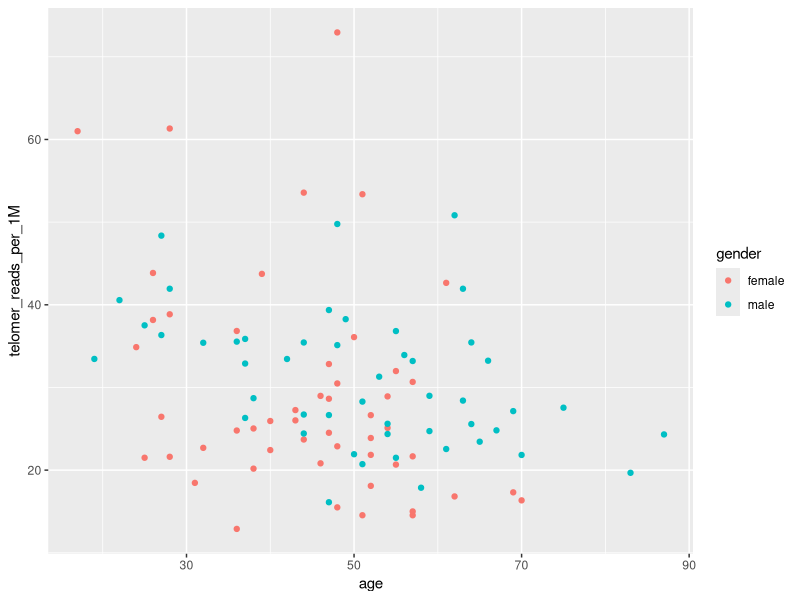
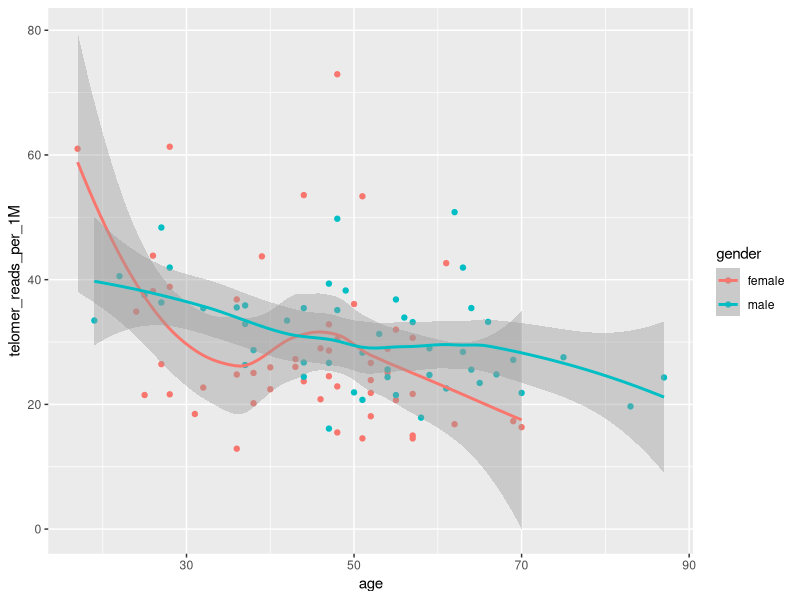
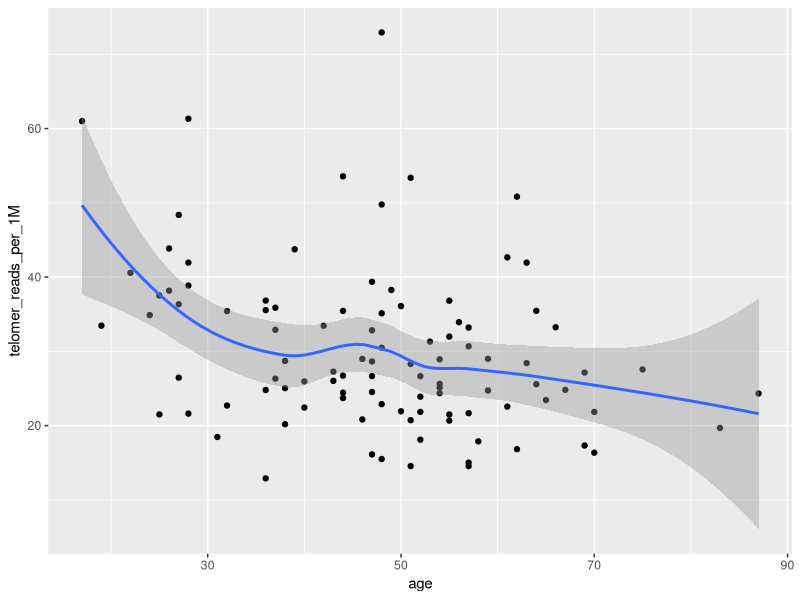
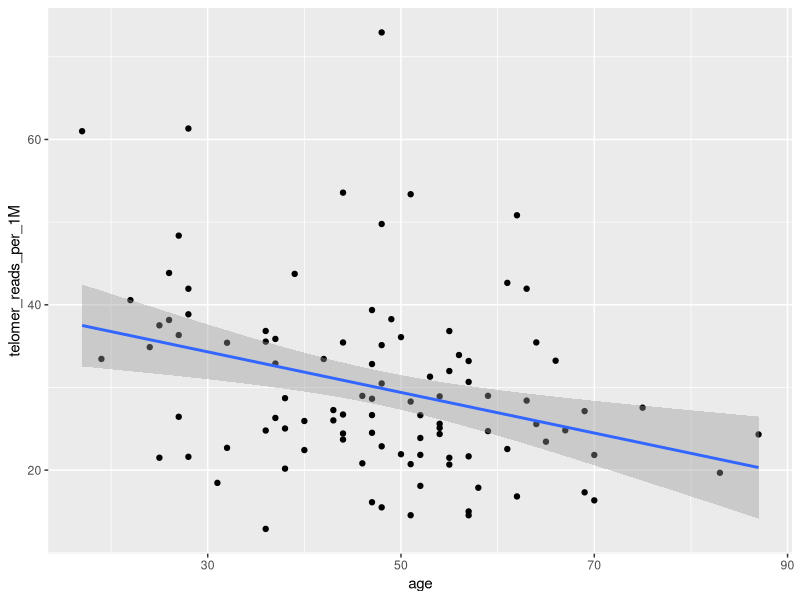
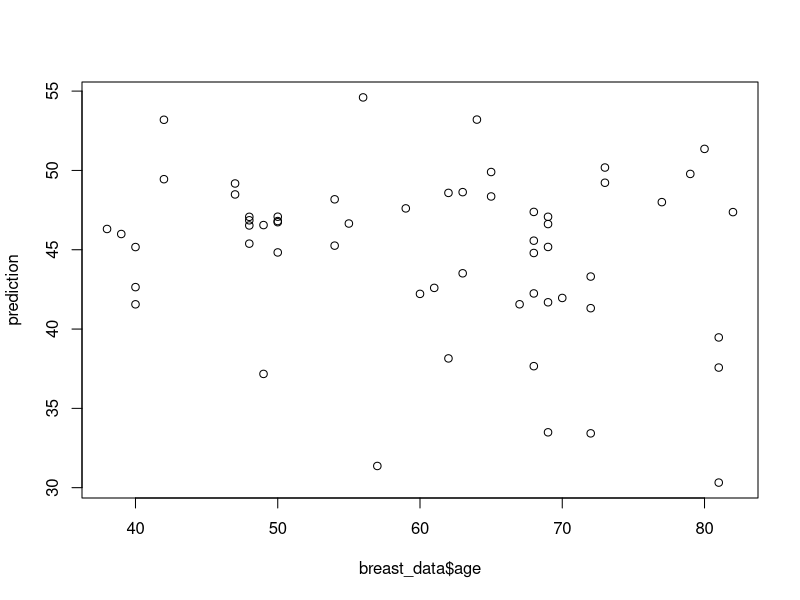
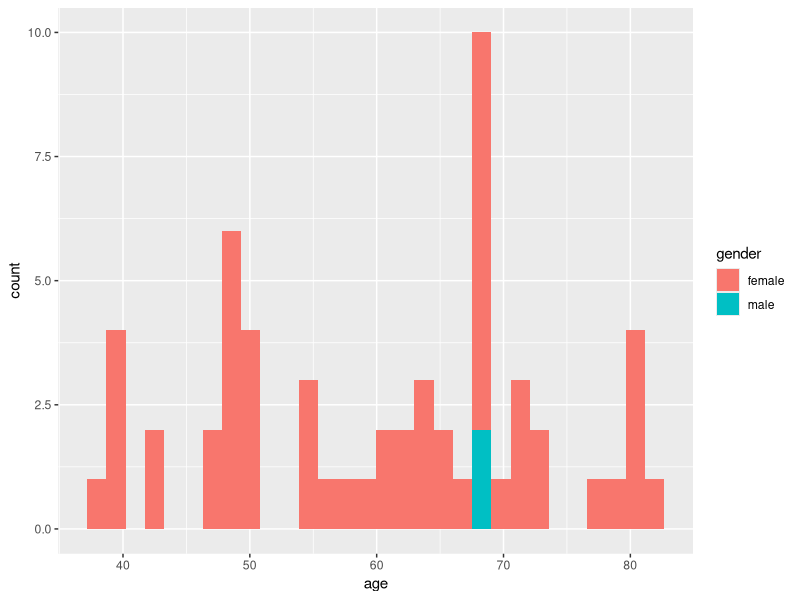
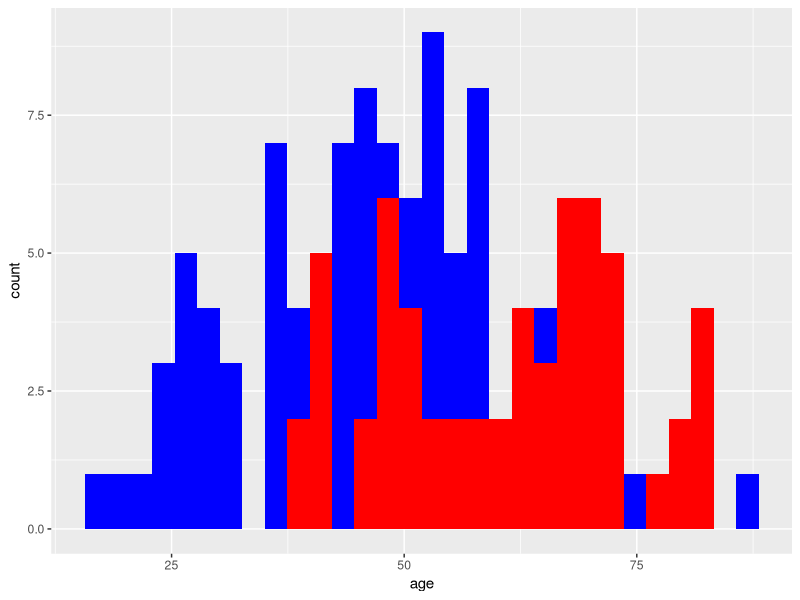
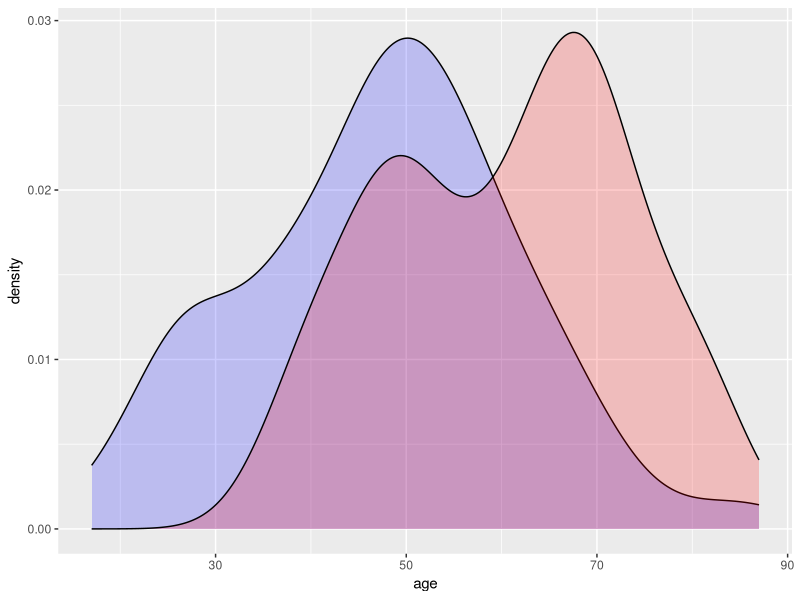

Generate these figures, in order, with R:
# R script to demonstrate regression analysis

library(ggplot2)

#Read data from file
# telomere length and age from healthy people
 
telomere_data<-read.csv("read_counts_counting.txt",header=TRUE,sep="\t")
str(telomere_data)

#Plot data
ggplot(telomere_data, aes(x=age,y=telomer_reads_per_1M,color=gender)) + geom_point()

#Plot again but with Loess fit
ggplot(telomere_data, aes(x=age,y=telomer_reads_per_1M,color=gender)) + geom_point() + geom_smooth()

#Plot again but with Loess fit
ggplot(telomere_data, aes(x=age,y=telomer_reads_per_1M)) + geom_point() + geom_smooth()

#Plot again but with Linear Model fit
ggplot(telomere_data, aes(x=age,y=telomer_reads_per_1M)) + geom_point() + geom_smooth(method=lm)

#Start with calculation of correlation
cor.test(telomere_data$age,telomere_data$telomer_reads_per_1M)
cor.test(telomere_data$age,telomere_data$telomer_reads_per_1M,method="spearman")

#Calculate a linear model
model = lm(age ~ telomer_reads_per_1M, data=telomere_data)
summary(model)


#Predict a new value
new_data<-data.frame(telomer_reads_per_1M=c(15,20,10))
prediction<-predict(model,newdata=new_data)

#Analyze new set of data
breast_data<-read.csv("read_counts_counting_breast.txt",header=TRUE,sep="\t")
str(breast_data)
prediction<-predict(model,newdata=breast_data)
plot(breast_data$age,prediction)
cor.test(breast_data$age,prediction)


#Check breast cancer dataset
ggplot(breast_data,aes(age,fill=gender)) +geom_histogram()

#Compare datasets
ggplot(telomere_data,aes(age)) +geom_histogram(fill="blue") + geom_histogram(data=breast_data,fill="red")
ggplot(telomere_data,aes(age)) +geom_density(fill="blue",alpha=0.2) + geom_density(data=breast_data,fill="red",alpha=0.2)


